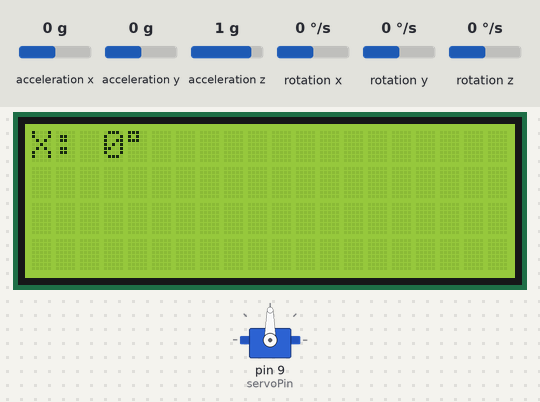
The sketch below on a simulated Arduino Uno, built with avr-gcc and run on an emulated ATmega328P. Shown: 20×4 character LCD, servo. Inputs (shaded band) come from the test bench; at power-on: acceleration y 0 g, acceleration x 0 g, acceleration z 1 g, rotation x 0 °/s, rotation y 0 °/s, rotation z 0 °/s. What the sketch prints to the serial monitor is not drawn.

Above: at 6.2 s.
6.3 s: acceleration y set to -1.4 g
At 6.9 s:
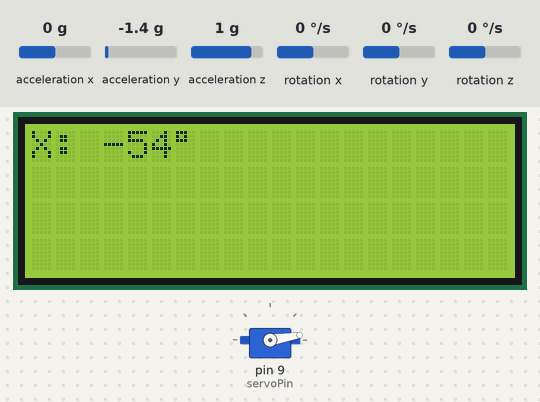
7.8 s: acceleration x set to -1.4 g
At 8.9 s:
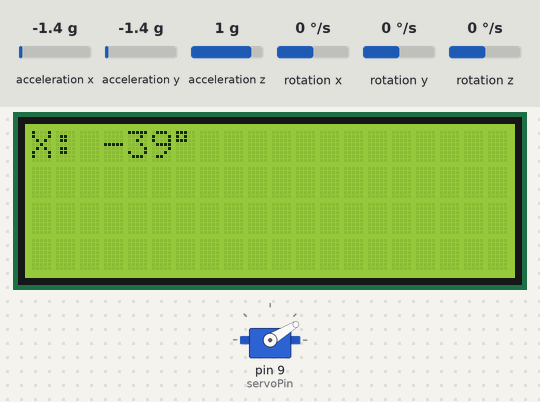
9.3 s: acceleration y set to -0.8 g
At 9.8 s:
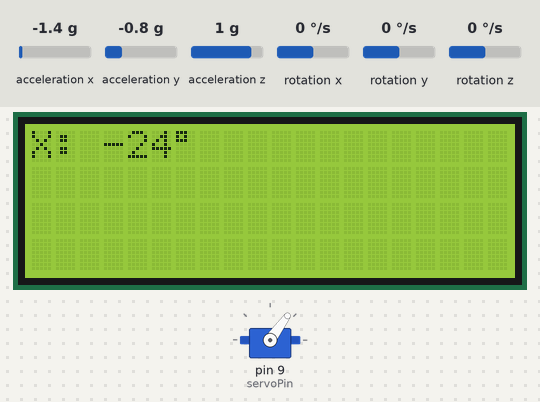
10.9 s: acceleration y set to 0.8 g
At 11.8 s:
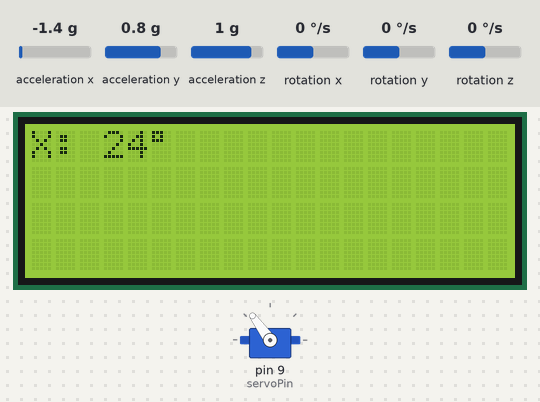
12.4 s: acceleration x set to 0 g
At 13.4 s:
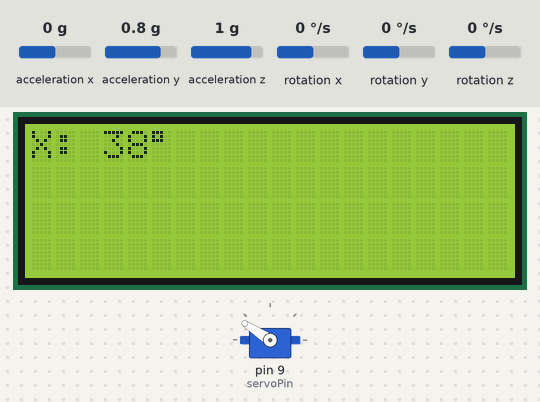
13.9 s: acceleration z set to 0 g
At 15.0 s:
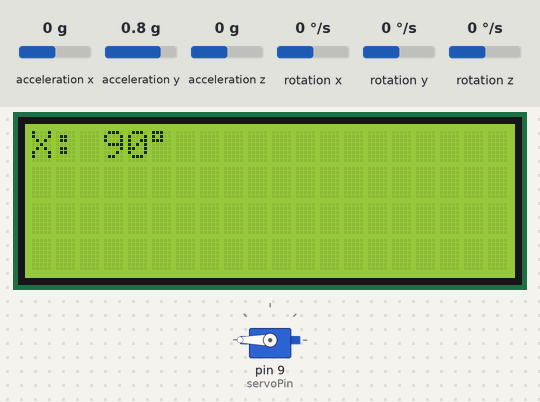
Timing chart, 0 to 16.4 s (numbered marks = the images above; inputs shaded):
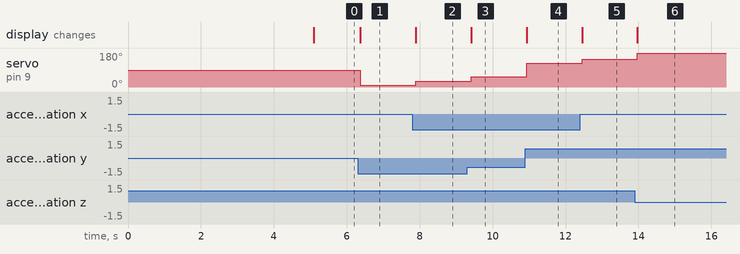

Measured:
- after the input at 6.3 s, servo on pin 9 (servoPin): 90° → 9° after 0.07 s; the display: changes after 0.07 s (image 1)
- after the input at 7.8 s, servo on pin 9 (servoPin): 9° → 31° after 0.09 s; the display: changes after 0.09 s (image 2)
- after the input at 9.3 s, servo on pin 9 (servoPin): 31° → 54° after 0.11 s; the display: changes after 0.12 s (image 3)
- after the input at 10.9 s, servo on pin 9 (servoPin): 54° → 126° at once; the display: changes at once (image 4)
- after the input at 12.4 s, servo on pin 9 (servoPin): 126° → 147° after 0.05 s; the display: changes after 0.05 s (image 5)
- after the input at 13.9 s, servo on pin 9 (servoPin): 147° → 180° after 0.06 s; the display: changes after 0.07 s (image 6)

The sketch:

Wasserwaage_Servo.ino
```cpp
#include <Wire.h>
#include <LiquidCrystal_I2C.h>
#include <MPU6050_tockn.h>
#include <Servo.h>

// I2C-Adresse für LCD2004 (0x27 oder 0x3F)
LiquidCrystal_I2C lcd(0x27, 20, 4);

// MPU9250 Sensor
MPU6050 mpu(Wire);

// Servo
Servo myServo;
int servoPin = 9;

// Anpassbarer Nullpunkt
int zeroOffset = 0;

// Angepasster Bereich für den Servo
int minAngle = -60;  // Minimaler Sensorwinkel
int maxAngle = 60;   // Maximaler Sensorwinkel
int servoMin = 0;    // Mindestwert des Servos
int servoMax = 180;  // Maximaler Servo-Winkel

void setup() {
    Wire.begin();
    Serial.begin(9600);
    lcd.begin(20, 4);
    lcd.backlight();
    lcd.setCursor(0, 0);
    lcd.print("Kalibriere...");

    mpu.begin();
    mpu.calcGyroOffsets(true);

    myServo.attach(servoPin); // Servo an Pin 9 anschließen

    delay(2000);

    // **Automatische Kalibrierung:**
    zeroOffset = (int)mpu.getAngleX(); // Speichert den aktuellen Wert als Nullpunkt

    Serial.print("Kalibrierter Offset: ");
    Serial.println(zeroOffset);

    lcd.clear();
}

void loop() {
    mpu.update();
    int angleX = ((int)mpu.getAngleX() - zeroOffset); // Nullpunkt-Korrektur

    // **Servo-Bewegung mit begrenztem Bereich auf 0 bis 165°**
    int servoAngle = map(angleX, minAngle, maxAngle, servoMin, servoMax);
    servoAngle = constrain(servoAngle, servoMin, servoMax); // Begrenzung auf 0° bis 165°

    myServo.write(servoAngle);

    // LCD-Update
    lcd.setCursor(0, 0);
    lcd.print("X:     ");
    lcd.setCursor(0, 0);
    lcd.print("X: ");
    lcd.print(angleX);
    lcd.print((char)223); // Grad-Symbol

    // Debugging: Ausgabe im Serial Monitor
    Serial.print("X-Winkel: ");
    Serial.print(angleX);
    Serial.print(" | Servo-Winkel: ");
    Serial.println(servoAngle);

    delay(100);
}
```
